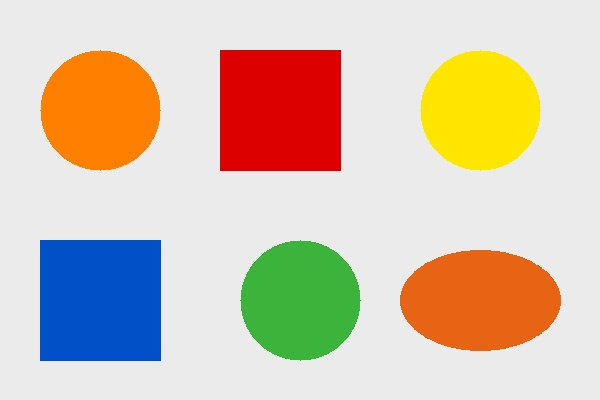
#> input picture opencv/test2.jpg, 600 x 400 px
$ python object_mask.py
#> lines starting #> are read from the running program, lines starting #| are printed output that depends on the picture; after the words box and inside, x2 and y2 are one past the last pixel; in counts of white or black regions, pixels touching at a corner belong together
from pathlib import Path

import cv2
import matplotlib.pyplot as plt
import numpy as np

lower_orange = (5, 100, 100)    # OpenCV HSV 기준 주황 (H: 0~179)
upper_orange = (25, 255, 255)

# 스크립트 위치 기준 경로 (실행 위치와 무관)
img_path = Path(__file__).resolve().parent / "test2.jpg"
if not img_path.exists():
    raise FileNotFoundError(f"{img_path}를 찾을 수 없음")

# cv2.imread는 Windows 한글 경로를 못 읽으므로 imdecode 사용 (BGR로 읽음)
img = cv2.imdecode(np.fromfile(img_path, dtype=np.uint8), cv2.IMREAD_COLOR)
#> img is the input picture: shape (400, 600, 3); mean B, G, R 176.6, 196.2, 213
if img is None:
    raise ValueError(f"{img_path}를 이미지로 읽을 수 없음")

img_hsv = cv2.cvtColor(img, cv2.COLOR_BGR2HSV)
#> img_hsv: shape (400, 600, 3); mean H, S, V 19.1, 75.9, 230.9
img_mask = cv2.inRange(img_hsv, lower_orange, upper_orange)
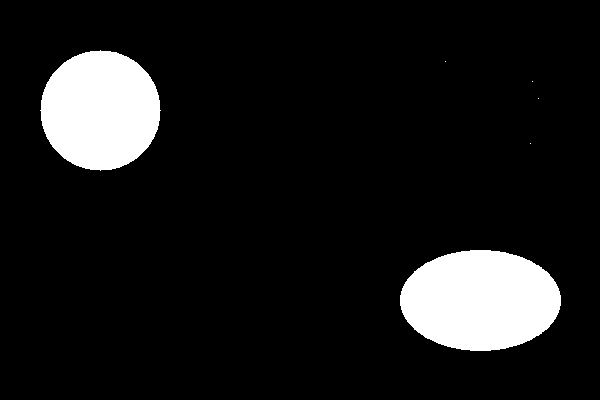
#> img_mask: shape (400, 600); 10% white; 6 white regions (4 under 20 px), largest, box (x1, y1, x2, y2) and area: (400, 250, 561, 351) 12761, (40, 50, 161, 171) 11295

# 마스크의 작은 점 노이즈 제거
kernel = np.ones((3, 3), np.uint8)
img_mask = cv2.morphologyEx(img_mask, cv2.MORPH_OPEN, kernel)
#> img_mask: shape (400, 600); 10% white; 2 white regions, box (x1, y1, x2, y2) and area: (400, 250, 561, 351) 12761, (41, 51, 160, 170) 11291

img_result = cv2.bitwise_and(img, img, mask=img_mask)
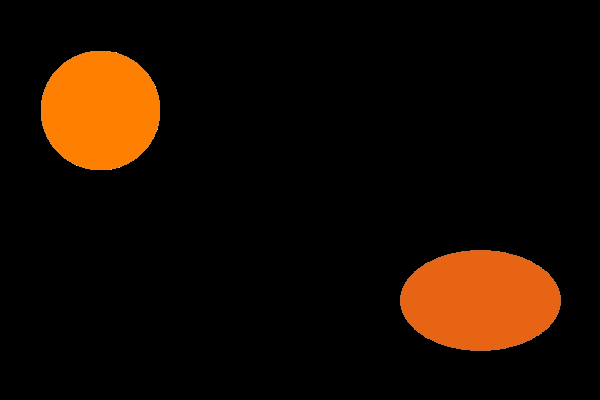
#> img_result: shape (400, 600, 3); mean B, G, R 1.3, 11.3, 24.1

# 원본 / 마스크 / 결과 비교 (표시할 때만 RGB로)
fig, axes = plt.subplots(1, 3, figsize=(12, 4))
axes[0].imshow(cv2.cvtColor(img, cv2.COLOR_BGR2RGB))
axes[0].set_title("Original")
axes[1].imshow(img_mask, cmap="gray")
axes[1].set_title("Mask")
axes[2].imshow(cv2.cvtColor(img_result, cv2.COLOR_BGR2RGB))
axes[2].set_title("Result")
for ax in axes:
    ax.axis("off")
plt.tight_layout()
plt.show()
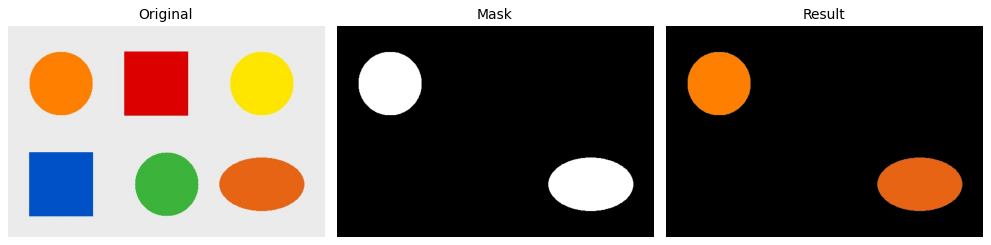
#> figure drawn by matplotlib, 3 panels
